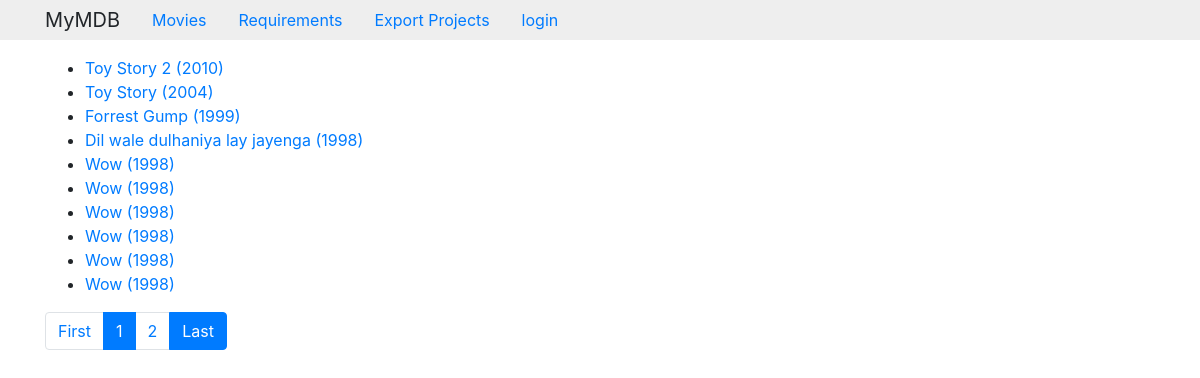
The app's page /movies with its own data.
### core/models.py (models this page shows)
class Movie(models.Model):
    NOT_RATED = 0
    RATED_G = 1
    RATED_PG = 2
    RATED_R = 3
    RATINGS = (
        (NOT_RATED, 'NR - Not Rated'),
        (RATED_G,
         'G - General Audiences'),
        (RATED_PG,
         'PG - Parental Guidance '
         'Suggested'),
        (RATED_R, 'R - Restricted'),
    )
    title = models.CharField(
        max_length=140)
    plot = models.TextField()
    year = models.PositiveIntegerField()
    rating = models.IntegerField(
        choices=RATINGS,
        default=NOT_RATED)
    runtime = \
        models.PositiveIntegerField()
    website = models.URLField(
        blank=True)
    director = models.ForeignKey(
        to='Person',
        null=True,
        on_delete=models.SET_NULL,
        related_name='directed',
        blank=True)
    writers = models.ManyToManyField(
        to='Person',
        related_name='writing_credits',
        blank=True)
    actors = models.ManyToManyField(
        to='Person',
        through='Role',
        related_name='acting_credits',
        blank=True)
    objects = MovieManager()
    class Meta:
        ordering = ('-year', 'title')
    def __str__(self):
        return '{} ({})'.format(
            self.title, self.year)

### core/views.py (the view)
class MovieList(ListView):
    model = Movie
    paginate_by = 10

### core/templates/core/movie_list.html (shortened to what this page needs)
{% extends 'base.html' %}
{% block main%}
<ul>
    {% for movie in object_list%}
    <li><a href="{% url 'core:MovieDetail' pk=movie.id %}"> {{movie}}</a></li>
    {% empty%}
    <li>
        No movie yet.
    </li>
    {% endfor%}
</ul>
{% if is_paginated %}
    <nav>
        <ul class="pagination">
            <li class="page-item" >
                <a href="{% url 'core:MovieList'%}?page=1" class="page-link">
                    First
                </a>
            </li>
        <li class="page-item active">
            <a href="{% url 'core:MovieList'%}?page={{page_obj.number}}" class="page-link">
                    {{page_obj.number }}
                </a>
        </li>
        {% if page_obj.has_next %}
            <li class="page-item">
                <a href="{% url 'core:MovieList'%}?page={{page_obj.next_page_number}}" class="page-link">
                    {{page_obj.next_page_number }}
                </a>
            </li>
        {% endif %}
        <li class="page-item active">
            <a href="{% url 'core:MovieList'%}?page=last" class="page-link">
                    Last
                </a>
        </li>
        </ul>
    </nav>
{% endif %}
{% endblock %}

### records on screen
Movie: title+year "Toy Story 2 (2010)"
Movie: title+year "Toy Story (2004)"
Movie: title+year "Forrest Gump (1999)"
Movie: title+year "Dil wale dulhaniya lay jayenga (1998)"
Movie: title+year "Wow (1998)"
Movie: title+year "Wow (1998)"
Movie: title+year "Wow (1998)"
Movie: title+year "Wow (1998)"
Movie: title+year "Wow (1998)"
Movie: title+year "Wow (1998)"

### other values on screen
{{ page_obj.number }} "1"
{{ page_obj.next_page_number }} "2"
